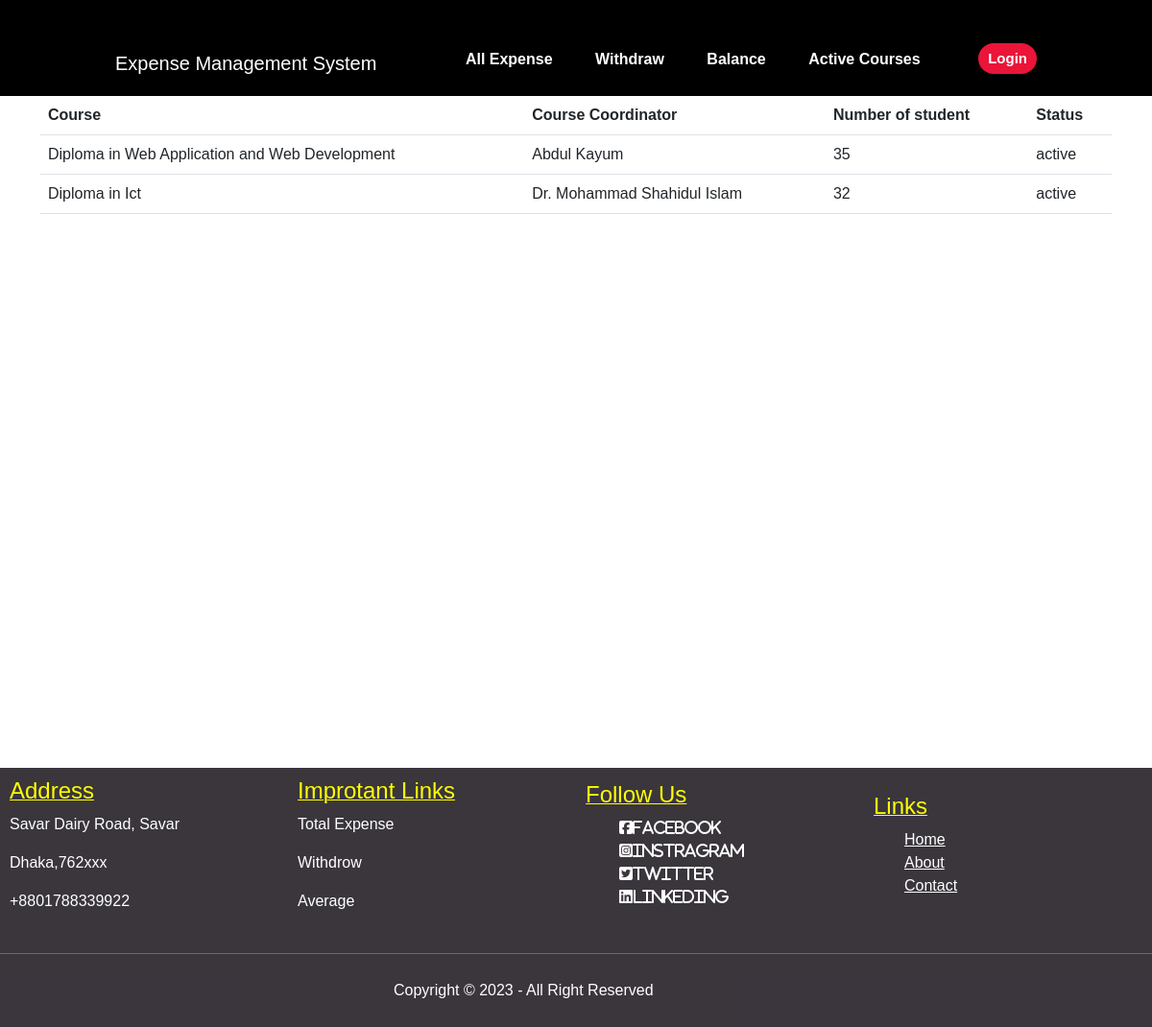
The page /allCourse/ on the database as committed earlier.
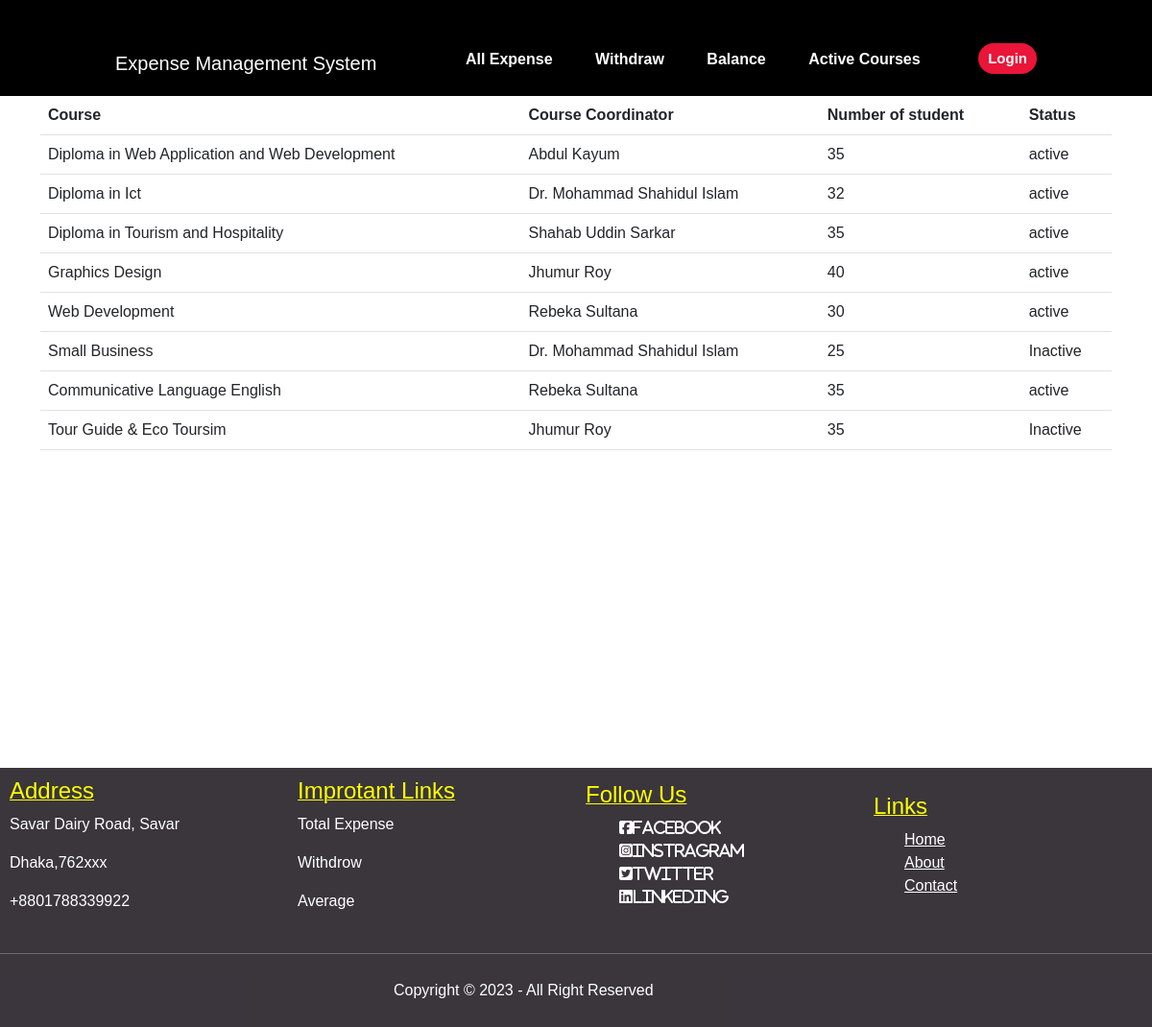
The same page on the database as committed later.
### ExpenseApp/models.py (models this page shows)
class CourseDetails(models.Model):
    course_id=models.ForeignKey(Course,on_delete=models.CASCADE)
    cordinator_id=models.ForeignKey(Cordinator,on_delete=models.CASCADE)
    number_of_student= models.PositiveSmallIntegerField(default=0)
    course_durations = models.CharField(max_length=30, default=0)
    start_date = models.DateField(default="2023-03-01")
    end_date = models.DateField(default="2023-04-01")
    status=models.CharField(max_length=15, default='active')

class Course(models.Model):
    course_id=models.IntegerField(default=0)
    course_name=models.CharField(max_length=100)
    course_duration= models.CharField(max_length=20)
    def __str__(self):
        return self.course_name

class Cordinator(models.Model):
    cordinator_id=models.IntegerField(default=0)
    cordinator_name=models.CharField(max_length=50)
    cordinator_deg=models.CharField(max_length=50)
    cordinator_nid=models.IntegerField(default=0)
    def __str__(self):
        return self.cordinator_name

### ExpenseApp/views.py (the view)
# urls.py: path('allCourse/', views.Courses, name='course'),
def Courses(request):
    course = CourseDetails.objects.all()
    return render(request,'expenseApp/course.html',{'course':course})

### templates/expenseApp/course.html
{% extends 'expenseApp/base.html'%}
{% block content %}
<div class="container">
    <table class="table table-borderd table-hover">
        <tr>
            <th>Course</th>
            <th>Course Coordinator</th>
            <th>Number of student</th>
            <th>Status</th>
        </tr>
        {% for x in course %}
        <tr>
            <td>{{x.course_id}}</td>
            <td>{{x.cordinator_id}}</td>
            <td>{{x.number_of_student}}</td>
            <td>{{x.status}}</td>
        </tr>
        {% endfor %}
    </table>
</div>
{% endblock %}

Rows that differ between the two databases and show on the page:
added CourseDetails: course_id "Diploma in Tourism and Hospitality", cordinator_id "Shahab Uddin Sarkar", number_of_student "35", status "active"
added CourseDetails: course_id "Graphics Design", cordinator_id "Jhumur Roy", number_of_student "40", status "active"
added CourseDetails: course_id "Web Development", cordinator_id "Rebeka Sultana", number_of_student "30", status "active"
added CourseDetails: course_id "Small Business", cordinator_id "Dr. Mohammad Shahidul Islam", number_of_student "25", status "Inactive"
added CourseDetails: course_id "Communicative Language English", cordinator_id "Rebeka Sultana", number_of_student "35", status "active"
added CourseDetails: course_id "Tour Guide & Eco Toursim", cordinator_id "Jhumur Roy", number_of_student "35", status "Inactive"
